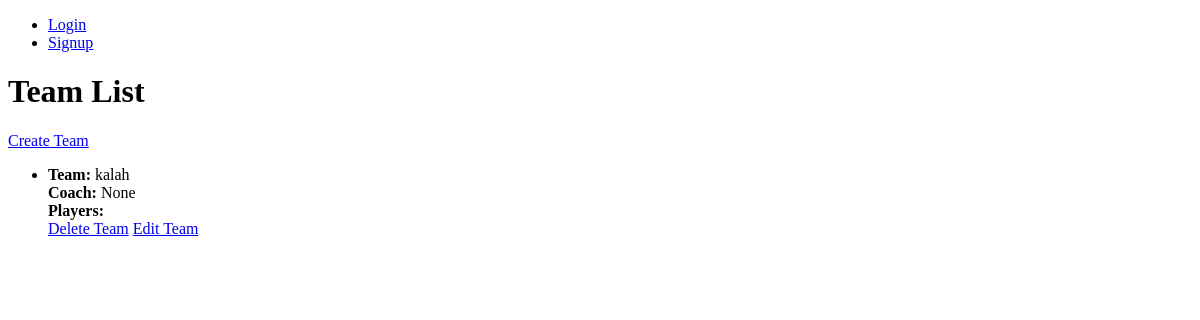
The app's page /management/ (signed in), older data.
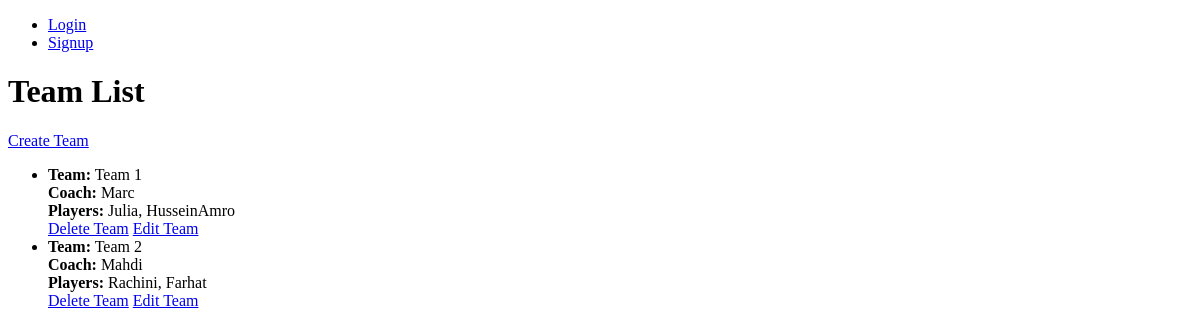
The same page, newer data.
### app1/models.py (models this page shows, shortened)
class Team(models.Model):
    name = models.CharField('Event Name', max_length=120)
    coach = models.ForeignKey(Profile, related_name='coached_teams', limit_choices_to={'usertype': 'Coach'}, blank=True, null=True, on_delete=models.SET_NULL)
    players = models.ManyToManyField(Profile, related_name='played_teams', limit_choices_to={'usertype': 'Player'}, blank=True)

class Profile(models.Model):
    usertype = models.CharField(max_length=30)
    user = models.OneToOneField(User, on_delete=models.CASCADE)
    favorite_book = models.CharField(max_length=30)
    favorite_food = models.CharField(max_length=30)
    favorite_holiday = models.CharField(max_length=30)
    favorite_fictional_character = models.CharField(max_length=30)
    def __str__(self):
        return self.user.username

### app1/views.py (the view)
# urls.py: path('management/', views.management, name='management'),
def management(request):
    teams=Team.objects.all()
    if not request.user.is_authenticated:
        return redirect("login")
    if request.user.profile.usertype == "Player":
        return render(request, 'management_player.html', {'teams':teams})
    if request.user.profile.usertype == "Coach":
        return render(request, 'management_coach.html', {'teams':teams})
    if request.user.profile.usertype == "Manager":
        return render(request, 'management_manager.html', {'teams':teams})

### templates/management_manager.html
{% extends 'base.html' %}
{% block content %}
  <h1>Team List</h1>
  <a href="{% url 'add_team' %}">Create Team</a>
  <ul>
  {% for team in teams %}
    <li>
      <strong>Team:</strong> {{ team.name }}<br>
      <strong>Coach:</strong> {{ team.coach }}<br>
      <strong>Players:</strong> {{ team.players.all|join:", " }}<br>
      {% if user.is_authenticated %}
      <div class="card-footer text-muted">
        <a href="{% url 'delete_team' team.name %}" class="btn btn-outline-danger btn-sm">Delete Team</a>
        <a href="{% url 'update_team' team.name %}" class="btn btn-outline-danger btn-sm">Edit Team</a>
      </div>
  {% endif %}
    </li>
  {% endfor %}
  </ul>
{% endblock %}

### templates/base.html (shortened to what this page needs)
<!DOCTYPE html>
<html lang="en">
<head>
</head>
<body>
  <nav>
    <ul>
      <li><a href="{% url 'login' %}">Login</a></li>
      <li><a href="{% url 'signup' %}">Signup</a></li>
    </ul>
  </nav>
  {% block content %}
  {% endblock %}
</body>
</html>

Row changes from the older to the newer data that the page shows:
removed Team: name "kalah", coach "None"
added Team: name "Team 1", coach "Marc", players.all "Julia, HusseinAmro"
added Team: name "Team 2", coach "Mahdi", players.all "Rachini, Farhat"
